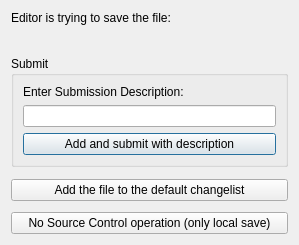
<?xml version="1.0" encoding="UTF-8"?>
<ui version="4.0">
 <class>CSourceControlAddDlg</class>
 <widget class="QDialog" name="CSourceControlAddDlg">
  <property name="geometry">
   <rect>
    <x>0</x>
    <y>0</y>
    <width>299</width>
    <height>245</height>
   </rect>
  </property>
  <layout class="QVBoxLayout" name="verticalLayout_2">
   <item>
    <widget class="QLabel" name="label">
     <property name="text">
      <string>Editor is trying to save the file:</string>
     </property>
     <property name="alignment">
      <set>Qt::AlignLeading|Qt::AlignLeft|Qt::AlignTop</set>
     </property>
    </widget>
   </item>
   <item>
    <widget class="QLabel" name="m_labelFilename">
     <property name="text">
      <string>&lt;filename&gt;</string>
     </property>
     <property name="alignment">
      <set>Qt::AlignLeading|Qt::AlignLeft|Qt::AlignTop</set>
     </property>
    </widget>
   </item>
   <item>
    <spacer name="verticalSpacer">
     <property name="orientation">
      <enum>Qt::Vertical</enum>
     </property>
     <property name="sizeHint" stdset="0">
      <size>
       <width>20</width>
       <height>40</height>
      </size>
     </property>
    </spacer>
   </item>
   <item>
    <widget class="QGroupBox" name="groupBox">
     <property name="sizePolicy">
      <sizepolicy hsizetype="Preferred" vsizetype="Preferred">
       <horstretch>0</horstretch>
       <verstretch>0</verstretch>
      </sizepolicy>
     </property>
     <property name="title">
      <string>Submit</string>
     </property>
     <layout class="QVBoxLayout" name="verticalLayout">
      <item>
       <widget class="QLabel" name="label1">
        <property name="text">
         <string>Enter Submission Description:</string>
        </property>
        <property name="alignment">
         <set>Qt::AlignLeading|Qt::AlignLeft|Qt::AlignTop</set>
        </property>
       </widget>
      </item>
      <item>
       <widget class="QLineEdit" name="m_editDesc">
        <property name="alignment">
         <set>Qt::AlignLeading|Qt::AlignLeft|Qt::AlignVCenter</set>
        </property>
       </widget>
      </item>
      <item>
       <widget class="QPushButton" name="m_buttonOk">
        <property name="text">
         <string>Add and submit with description</string>
        </property>
       </widget>
      </item>
     </layout>
    </widget>
   </item>
   <item>
    <spacer name="verticalSpacer_2">
     <property name="orientation">
      <enum>Qt::Vertical</enum>
     </property>
     <property name="sizeHint" stdset="0">
      <size>
       <width>20</width>
       <height>40</height>
      </size>
     </property>
    </spacer>
   </item>
   <item>
    <widget class="QPushButton" name="m_buttonAddDefault">
     <property name="text">
      <string>Add the file to the default changelist</string>
     </property>
    </widget>
   </item>
   <item>
    <spacer name="verticalSpacer_3">
     <property name="orientation">
      <enum>Qt::Vertical</enum>
     </property>
     <property name="sizeHint" stdset="0">
      <size>
       <width>20</width>
       <height>40</height>
      </size>
     </property>
    </spacer>
   </item>
   <item>
    <widget class="QPushButton" name="m_buttonCancel">
     <property name="text">
      <string>No Source Control operation (only local save)</string>
     </property>
    </widget>
   </item>
  </layout>
 </widget>
 <resources/>
 <connections/>
</ui>
